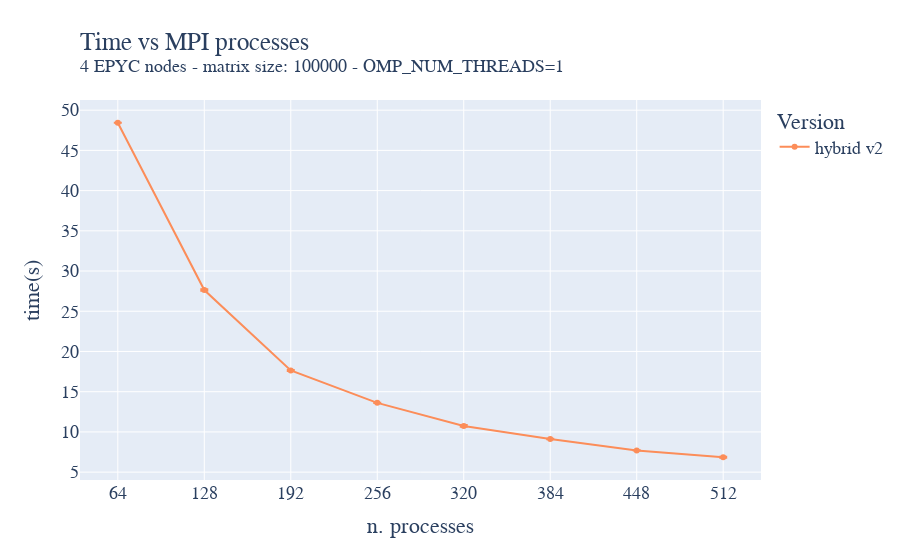

Notebook source saved alongside this figure:
### Code cell
fig = go.Figure()

fig.add_trace(go.Scatter(x=strong_MPI_epyc_hybrid_static_big_grid_avg["size"]["mean"], y=strong_MPI_epyc_hybrid_static_big_grid_avg["time"]["mean"], name='hybrid v2',
                         error_y=dict(
                             type="data",
                             array=strong_MPI_epyc_hybrid_static_big_grid_avg["time"]["std"],
                             visible=True)))
fig.update_layout(
    title=go.layout.Title(
        text="Time vs MPI processes<br><sup>4 EPYC nodes - matrix size: 100000 - OMP_NUM_THREADS=1</sup>",
        xref="paper",
        x=0,
    ),
    xaxis_title="n. processes",
    xaxis = dict(
        tickmode = 'linear',
        tick0 = '0',
        dtick = '64'
    ),
    yaxis_title="time(s)",
    legend_title="Version",
    showlegend=True,
    font=dict(
        family="Courier New, monospace",
        size=18,
    ),
    colorway=["#fc8d59"]

)
fig.show()
fig.write_image("/home/andres/hpc/Foundations_of_HPC_2022/Assignment/my_assignment/report/images/strong_MPI_epyc_hybrid_big_grid.pdf", height=500, width=1000)

### Figure 1 — Plotly figure (JSON) as saved in the notebook; plotly's stock layout.template omitted (floating-point values rounded to 4 significant figures)
{"data": [{"error_y": {"array": [0.01275, 0.08743, 0.06407, 0.006509, 0.1115, 0.04578, 0.01549, 0.04748], "type": "data", "visible": true}, "name": "hybrid v2", "type": "scatter", "x": [64, 128, 192, 256, 320, 384, 448, 512], "y": [48.44, 27.64, 17.64, 13.61, 10.74, 9.119, 7.7, 6.85]}], "layout": {"colorway": ["#fc8d59"], "font": {"family": "Courier New, monospace", "size": 18}, "legend": {"title": {"text": "Version"}}, "showlegend": true, "title": {"text": "Time vs MPI processes<br><sup>4 EPYC nodes - matrix size: 100000 - OMP_NUM_THREADS=1</sup>", "x": 0, "xref": "paper"}, "xaxis": {"dtick": "64", "tick0": "0", "tickmode": "linear", "title": {"text": "n. processes"}}, "yaxis": {"title": {"text": "time(s)"}}}}
